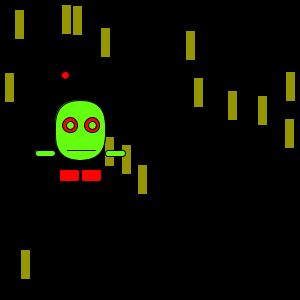
Frame 1 (no input)
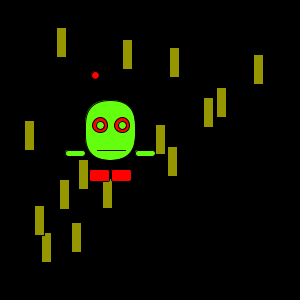
Frame 60 (the mouse pressed at the canvas centre just before this capture)
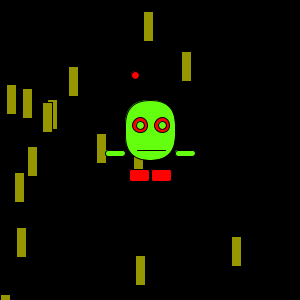
Frame 120 (the mouse held since frame 60 and released just before this capture)

The Processing sketch that drew these frames (run headless with seeded random() and noise(); from frame 60 on, the mouse is pressed at the canvas centre):

// Processing sketch: processing_126856
// ── processing_126856.pde

int monsterX;
int monsterY;
int teller;
int kleur;
int richting;
boolean test;
int stop;
int spatie;
int breedte;
int hoogte;
 
void setup() {
  size(300, 300);
  monsterX=55;
  monsterY=100;
  kleur = 125;
  richting=10;
  spatie = 60;
  stop = 300;
  breedte = 10;
  hoogte = 10;
  teller = 5;
}
 
void draw() {
       background(0);
fill(150, 150, 1);
for(int i=0; i < 15; i ++){
rect(random(0,300),random(0,300),10,30);
}
 
  for(int i = 0; i < 5; i++) {
    kleur = kleur + i;
  }
  if(kleur >= 255) {
    kleur = 0;
  }
 
 
  
  
     if(test == true) {
  fill(0);
  } else {
  fill(100, 300, 15);
  }
   //*body*//
   
   rect(monsterX +50, monsterY +50, 20, 6, 5);  //rechteram 100, 100
   rect(monsterX, monsterY, 50, 60, 100);  //body// x75 y70
   
   //*face*//
   
   line(monsterX +12, monsterY+50, monsterX+40, monsterY+50); //mond//75,15 //115, 135
  
 ellipseMode(CENTER);
  
     if(test == true) {
  fill(0);
  } else {
  fill(300, 1, 1);
  }
  line(monsterX +15, monsterY, monsterX+10, monsterY -25);//antenne 110, 70, 110, 50
    
  ellipse(monsterX +10, monsterY -25, 8, 8);//antennebol 110, 50
 
 
    if(test == true) {
  fill(0);
  } else {
  fill(300, 1, 1);
  }
  
  //*body*//
  
  rect(monsterX +4, monsterY +69, 20, 12, 2);//linkerbeen 29 149
  rect(monsterX +26, monsterY +69, 20, 12, 2);//rechterbeen 61 149
 
    if(test == true) {
  fill(0);
  } else {
  fill(100, 300, 15);
  }
  rect(monsterX -20, monsterY +50, 20, 6, 5);//linkerarm 55, 100
  
  //*face*//
 
  fill(300, 1, 1);
 
  ellipse(monsterX +15, monsterY+25, 15, 15);//oog links
  ellipse(monsterX +37, monsterY+25, 15, 15);//oog rechts
  
   
   if(test == true) {
  fill(0);
  } else {
  fill(100, 300, 15);
  }
  
  fill(100, 300, 15);
  
  ellipse(monsterX +15, monsterY+25, 8, 8);//oog midden links
  ellipse(monsterX +37, monsterY+25, 8, 8);//oog midden rechts
   
    
  monsterX = monsterX + richting;
  if(monsterX > 270 || monsterX < 0){
    richting = -richting;
    teller++;
  }
    
  if(teller == 10) {
    teller = 0;
    test = !test;
 
 
}
}
